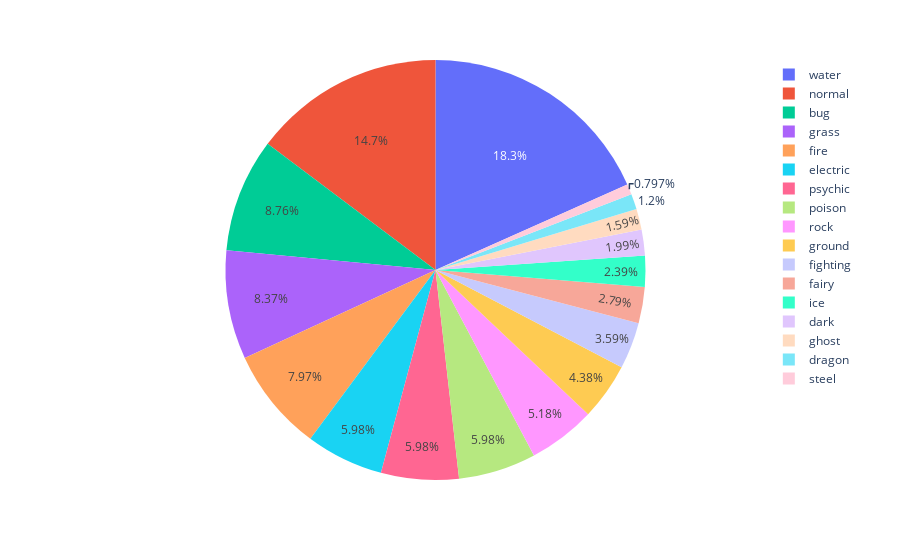

Write notebook code for a chart like this one.
### Code cell
type_plot = px.pie(types_df, names='Types', values='count')
type_plot.show()

### Figure 1 — Plotly figure (JSON) as saved in the notebook; plotly's stock layout.template omitted (floating-point values rounded to 4 significant figures)
{"data": [{"domain": {"x": [0, 1], "y": [0, 1]}, "hovertemplate": "Types=%{label}<br>count=%{value}<extra></extra>", "labels": ["water", "normal", "bug", "grass", "fire", "electric", "psychic", "poison", "rock", "ground", "fighting", "fairy", "ice", "dark", "ghost", "dragon", "steel"], "legendgroup": "", "name": "", "showlegend": true, "type": "pie", "values": [92, 74, 44, 42, 40, 30, 30, 30, 26, 22, 18, 14, 12, 10, 8, 6, 4]}], "layout": {"legend": {"tracegroupgap": 0}, "margin": {"t": 60}}}
